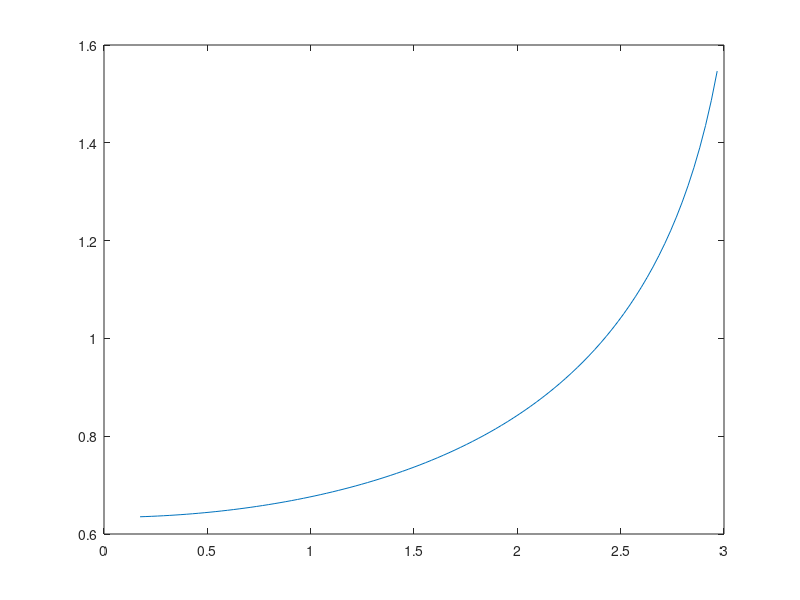

Write the MATLAB code that produced this figure.
%% Uppgift 1
f = @(x) 1.5 + sin(0.02 .* x.^2);
df = @(x) (0.04 .* x) .* cos(0.02 .* x.^2);
a = 0;
b = 25;
V = pi * integral(@(x)f(x).^2, a, b)
S = 2*pi * integral( @(x) abs(f(x)) .* sqrt(1+df(x).^2), a, b)

%% Uppgift 2
l = 0.1;
g = 9.82;
CONST = 4 * sqrt(l/g);

% t = utg?ngsvinklen
% x = nuvarande vinkel
g = @(t, x) CONST .* (1 ./ sqrt(1 - sin(t./2).^2 .* sin(x).^2));

c = 0;
d = pi/2;

a = 10;
b = 170;
% Fyll en array med vinklar (i rad)
x = linspace(a, b)*2*pi./360;
f = zeros(size(x));


for i=1:length(x)
   f(i) = integral(@(t) g(x(i), t ), c, d);
end

plot(x, f)


